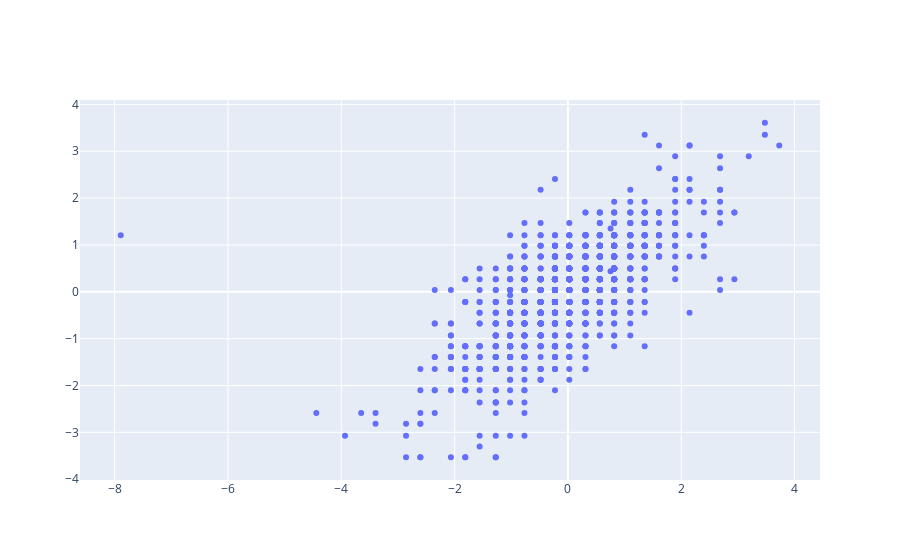

Notebook code cell kept with this figure:
### Code cell
# Loop through each label for our cluster
for i in np.unique(db.labels_):
    label = features_scaled[db.labels_ == i]
    fig3.add_trace(go.Scatter(x=label[:, 0], y=label[:, 1], mode="markers", name="Cluster {}".format(i)))

fig3.show()

### Figure 1 — Plotly figure (JSON) as saved in the notebook; plotly's stock layout.template omitted (floating-point values rounded to 4 significant figures; data arrays with more than 128 entries replaced by an {"elided": "..."} marker saying what was removed)
{"data": [{"mode": "markers", "name": "Cluster -1", "type": "scatter", "x": {"elided": "1338 float values"}, "y": {"elided": "1338 float values"}}], "layout": {}}
